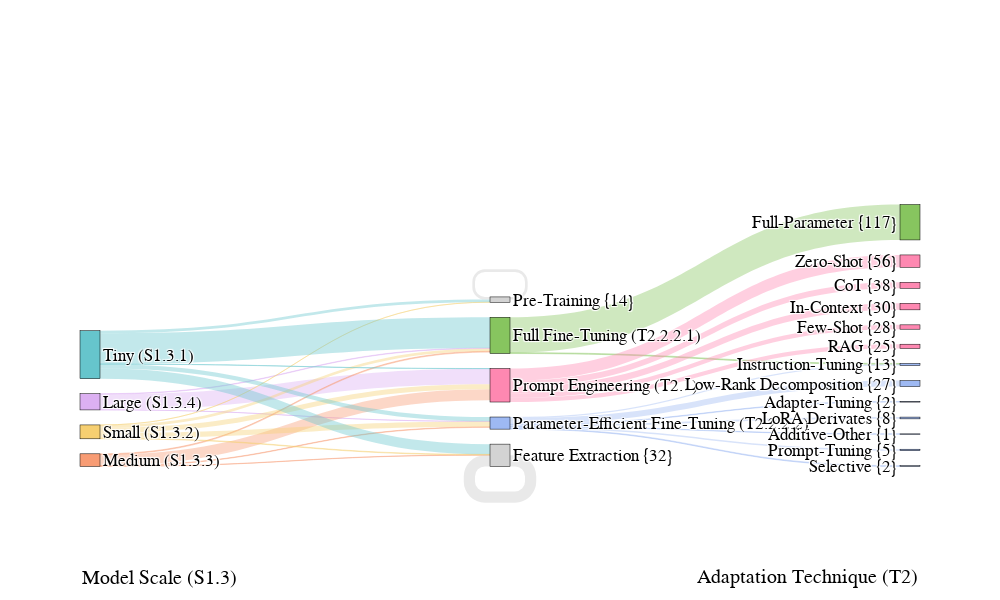

The notebook cell saved with this chart:
### Code cell
# sankey model & adaptation techniques
# ==========================================
df_models = pd.read_excel("taxonomy.xlsx", sheet_name="MODELS_ESTIMATED")
df_study_model = pd.read_excel("taxonomy.xlsx", sheet_name="STUDY_MODEL")
df_techniques = pd.read_excel("taxonomy.xlsx", sheet_name="STUDY_TECHNIQUE")


df_study_model['Adaptation'] = df_study_model['Adaptation'].astype(str).str.split(',')
df_study_model = df_study_model.explode('Adaptation')
df_study_model['Adaptation'] = df_study_model['Adaptation'].str.strip()

merged_models = pd.merge(
    df_study_model[['CitationKey', 'ModelKey', 'Adaptation']],
    df_models[['ModelKey', 'Scale']],
    on='ModelKey',
    how='left'
)

full_df = pd.merge(
    merged_models,
    df_techniques[['CitationKey', 'Prompt-Engineering', 'Training']],
    on='CitationKey',
    how='left'
)

# ==========================================
peft_keywords = ['Low-Rank Decomposition', 'LoRA Derivates', 'Adapter-Tuning', 'Selective', 'Additive-Other', 'Prompt-Tuning', 'Instruction-Tuning']
full_keywords = ['Full-Parameter Fine-Tuning', 'Instruction-Tuning']
prompt_keywords = ['CoT', 'Few-Shot', 'RAG', 'In-Context', 'Zero-Shot']
pre_keywords = ['Pre-Training']

def resolve_technique(row):
    adaptation = str(row['Adaptation']).upper().strip()
    
    if adaptation == 'PROMPT':
        val = str(row['Prompt-Engineering'])
        if val in ['nan', 'None', '']: return ["Unspecified Prompting"]
        tags = [x.strip() for x in val.split(',')]
        valid_tags = [t for t in tags if any(k.lower() in t.lower() for k in prompt_keywords)]
        return valid_tags if valid_tags else tags 

    train_val = str(row['Training'])
    if train_val in ['nan', 'None', '']: return ["Unspecified Training"]
    tags = [x.strip() for x in train_val.split(',')]
    relevant_techniques = []

    if adaptation == 'PEFT':
        for tag in tags:
            if any(k.lower() in tag.lower() for k in peft_keywords):
                relevant_techniques.append(tag)
        if not relevant_techniques: relevant_techniques.append("Other PEFT")

    elif adaptation == 'FULL':
        for tag in tags:
            if any(k.lower() in tag.lower() for k in full_keywords):
                relevant_techniques.append(tag)
        if not relevant_techniques: relevant_techniques.append("Other Fine-Tuning")
        
    elif adaptation == 'PRE':
         for tag in tags:
            if any(k.lower() in tag.lower() for k in pre_keywords):
                relevant_techniques.append(tag)
         if not relevant_techniques: relevant_techniques.append("Pre-Training")

    elif adaptation == 'FEATURE':
        return ["Feature Extraction"]

    return relevant_techniques

full_df['Specific_Techniques'] = full_df.apply(resolve_technique, axis=1)
sankey_df = full_df.explode('Specific_Techniques')
sankey_df = sankey_df.dropna(subset=['Specific_Techniques']) 
sankey_df = sankey_df[sankey_df['Specific_Techniques'] != ""] 


# ==========================================
def get_method_category(code):
    code = str(code).upper()
    if code == 'PROMPT': return "Prompt Engineering"
    if code == 'FULL': return "Fine-Tuning" 
    if code == 'PEFT': return "Parameter-Efficient Fine-Tuning"
    if code == 'PRE': return "Pre-Training"
    if code == 'FEATURE': return "Feature Extraction"
    return "Other"

sankey_df['Method_Category'] = sankey_df['Adaptation'].apply(get_method_category)
replace_map = {'Full-Parameter Fine-Tuning': 'Full-Parameter'}
sankey_df['Specific_Techniques'] = sankey_df['Specific_Techniques'].replace(replace_map)
sankey_df['Scale'] = sankey_df['Scale'].astype(str).str.strip().str.title()

# Weights
sankey_df['Study_Row_Count'] = sankey_df.groupby('CitationKey')['CitationKey'].transform('count')
sankey_df['Weight'] = 1 / sankey_df['Study_Row_Count']

# Unique Counts (Only needed for Level 2 now based on requirements)
unique_counts_lvl2 = sankey_df.groupby('Specific_Techniques')['CitationKey'].nunique()


# ==========================================
raw_to_display = {} 
scale_ids = {
    "Tiny": "S1.3.1",
    "Small": "S1.3.2",
    "Medium": "S1.3.3",
    "Large": "S1.3.4"
}
raw_lvl0 = ["Tiny", "Small", "Medium", "Large"]
lvl0_labels = []

for raw in raw_lvl0:
    if raw in sankey_df['Scale'].unique():
        tax_id = scale_ids.get(raw, "")
        # Format: "Tiny (S1.3.1)"
        final_label = f"{raw} ({tax_id})" if tax_id else raw
        lvl0_labels.append(final_label)
        raw_to_display[raw] = final_label

cat_ids = {
    "Feature Extraction": "T1",
    "Pre-Training": "T2.2.1",
    "Prompt Engineering": "T2.1",
    "Fine-Tuning": "T2.2.2.1",
    "Parameter-Efficient Fine-Tuning": "T2.2.2.2"
}
cat_display_names = {
    "Fine-Tuning": "Full Fine-Tuning"
}

raw_lvl1 = ["Fine-Tuning", "Parameter-Efficient Fine-Tuning", "Prompt Engineering", "Pre-Training", "Feature Extraction"]
lvl1_labels = []
existing_cats = sankey_df['Method_Category'].unique()

for raw in raw_lvl1:
    if raw in existing_cats:
        tax_id = cat_ids.get(raw, "")
        disp_name = cat_display_names.get(raw, raw)
        # Format: "Pre-Training (T2.2.1)"
        final_label = f"{disp_name} ({tax_id})" if tax_id else disp_name
        lvl1_labels.append(final_label)
        raw_to_display[raw] = final_label

# Specific Techniques
# Format: "LoRA {25}" 
raw_lvl2 = sorted(sankey_df['Specific_Techniques'].unique().tolist())
lvl2_labels = []
for raw in raw_lvl2:
    count = unique_counts_lvl2.get(raw, 0)
    # Using triple braces {{{ }}} to print literal braces in f-string
    final_label = f"{raw} {{{count}}}"
    lvl2_labels.append(final_label)
    raw_to_display[raw] = final_label

# Combine all
all_labels = lvl0_labels + lvl1_labels + lvl2_labels
label_map = {label: i for i, label in enumerate(all_labels)}


# ==========================================
palette = pc.qualitative.Pastel
grey_color = 'lightgrey'
grey_link = 'rgba(200, 200, 200, 0.4)'
grey_cats = ['Pre-Training', 'Feature Extraction', 'Other']

color_map = {}
palette_idx = 0

# A. Scales
for raw_name in raw_lvl0:
    if raw_name in raw_to_display:
        color_map[raw_name] = palette[palette_idx % len(palette)]
        palette_idx += 1

# B. Categories
for raw_name in raw_lvl1:
    if raw_name in raw_to_display:
        if raw_name in grey_cats:
            color_map[raw_name] = grey_color
        else:
            color_map[raw_name] = palette[palette_idx % len(palette)]
            palette_idx += 1

def hex_to_rgba(hex_code, opacity=0.4):
    if hex_code == 'lightgrey': return grey_link
    if hex_code.startswith('rgb'): return hex_code.replace(')', f', {opacity})').replace('rgb', 'rgba')
    h = hex_code.lstrip('#')
    rgb = tuple(int(h[i:i+2], 16) for i in (0, 2, 4))
    return f"rgba({rgb[0]}, {rgb[1]}, {rgb[2]}, {opacity})"


# ==========================================
source = []
target = []
value = []
colors = []

# --- Flow 1: Scale -> Category ---
flow1 = sankey_df.groupby(['Scale', 'Method_Category'])['Weight'].sum().reset_index()

for _, row in flow1.iterrows():
    scale_raw = row['Scale']
    cat_raw = row['Method_Category']
    
    src = raw_to_display.get(scale_raw)
    tgt = raw_to_display.get(cat_raw)
    
    if src in label_map and tgt in label_map:
        source.append(label_map[src])
        target.append(label_map[tgt])
        value.append(row['Weight'])
        
        # Color based on Scale raw name
        base_color = color_map.get(scale_raw, grey_color)
        colors.append(hex_to_rgba(base_color))

# --- Flow 2: Category -> Specific ---
flow2 = sankey_df.groupby(['Method_Category', 'Specific_Techniques'])['Weight'].sum().reset_index()

for _, row in flow2.iterrows():
    cat_raw = row['Method_Category']
    tech_raw = row['Specific_Techniques']
    
    src = raw_to_display.get(cat_raw)
    tgt = raw_to_display.get(tech_raw)
    
    if src in label_map and tgt in label_map:
        source.append(label_map[src])
        target.append(label_map[tgt])
        value.append(row['Weight'])
        
        # Color based on Category raw name
        base_color = color_map.get(cat_raw, grey_color)
        colors.append(hex_to_rgba(base_color))


# ==========================================
node_colors = []
# Map specific technique to its parent category raw name
tech_to_cat = pd.Series(sankey_df.Method_Category.values, index=sankey_df.Specific_Techniques).to_dict()

for l in all_labels:
    final_color = grey_color
    
    # Reverse lookup from raw_to_display
    raw_key = None
    for k, v in raw_to_display.items():
        if v == l:
            raw_key = k
            break
            
    if raw_key:
        # Case A: Scale or Category
        if raw_key in color_map:
            final_color = color_map[raw_key]
        # Case B: Specific Technique (Inherit)
        elif raw_key in tech_to_cat:
            parent_raw = tech_to_cat[raw_key]
            final_color = color_map.get(parent_raw, grey_color)
            
    node_colors.append(final_color)

# ==========================================
fig = go.Figure(data=[go.Sankey(
    arrangement="snap",
    node=dict(
        pad=15, thickness=20,
        line=dict(color="black", width=0.5),
        label=all_labels,
        color=node_colors,
        hovertemplate='<b>%{label}</b><br>Weighted Volume: %{value:.2f}<extra></extra>'
    ),
    link=dict(
        source=source, target=target, value=value, color=colors
    )
)])

fig.update_layout(
    # Global Font Settings (mimics plt.rcParams["font.family"] = "serif")
    font=dict(
        family="Times New Roman, serif", 
        size=17,  
        color="black"
    ),
    width=1000,
    height=600,
    margin=dict(b=60, t=40),
    
    annotations=[
        # Left Column Label
        dict(
            x=0,
            y=-0.1,
            xref="paper",
            yref="paper",
            text="Model Scale (S1.3)",
            showarrow=False,
            font=dict(size=20, color="black"), 
            align="center"
        ),
        # Right Column Label
        dict(
            x=1,
            y=-0.1,
            xref="paper",
            yref="paper",
            text="Adaptation Technique (T2)",
            showarrow=False,
            font=dict(size=20, color="black"),
            align="center"
        )
    ]
)

fig.show()

### Figure 1 — Plotly figure (JSON) as saved in the notebook; plotly's stock layout.template omitted (floating-point values rounded to 4 significant figures)
{"data": [{"arrangement": "snap", "link": {"color": ["rgba(220, 176, 242, 0.4)", "rgba(220, 176, 242, 0.4)", "rgba(220, 176, 242, 0.4)", "rgba(248, 156, 116, 0.4)", "rgba(248, 156, 116, 0.4)", "rgba(248, 156, 116, 0.4)", "rgba(248, 156, 116, 0.4)", "rgba(246, 207, 113, 0.4)", "rgba(246, 207, 113, 0.4)", "rgba(246, 207, 113, 0.4)", "rgba(246, 207, 113, 0.4)", "rgba(246, 207, 113, 0.4)", "rgba(102, 197, 204, 0.4)", "rgba(102, 197, 204, 0.4)", "rgba(102, 197, 204, 0.4)", "rgba(102, 197, 204, 0.4)", "rgba(102, 197, 204, 0.4)", "rgba(200, 200, 200, 0.4)", "rgba(135, 197, 95, 0.4)", "rgba(135, 197, 95, 0.4)", "rgba(158, 185, 243, 0.4)", "rgba(158, 185, 243, 0.4)", "rgba(158, 185, 243, 0.4)", "rgba(158, 185, 243, 0.4)", "rgba(158, 185, 243, 0.4)", "rgba(158, 185, 243, 0.4)", "rgba(158, 185, 243, 0.4)", "rgba(200, 200, 200, 0.4)", "rgba(254, 136, 177, 0.4)", "rgba(254, 136, 177, 0.4)", "rgba(254, 136, 177, 0.4)", "rgba(254, 136, 177, 0.4)", "rgba(254, 136, 177, 0.4)"], "source": [3, 3, 3, 2, 2, 2, 2, 1, 1, 1, 1, 1, 0, 0, 0, 0, 0, 12, 4, 4, 5, 5, 5, 5, 5, 5, 5, 19, 6, 6, 6, 6, 6], "target": [4, 5, 6, 12, 4, 5, 6, 12, 4, 5, 19, 6, 12, 4, 5, 19, 6, 12, 14, 16, 9, 10, 16, 17, 18, 20, 22, 19, 11, 13, 15, 21, 23], "value": [1.35, 0.2143, 42.96, 0.75, 2.25, 1.377, 30.22, 1.583, 7.536, 14.9, 0.3333, 13.76, 28, 84.49, 11.87, 7, 0.4167, 30.83, 97.22, 2.344, 1.5, 1, 3.488, 4.833, 16.45, 4, 2, 7.333, 16.54, 11.99, 17.95, 11.61, 33.91]}, "node": {"color": ["rgb(102, 197, 204)", "rgb(246, 207, 113)", "rgb(248, 156, 116)", "rgb(220, 176, 242)", "rgb(135, 197, 95)", "rgb(158, 185, 243)", "rgb(254, 136, 177)", "lightgrey", "lightgrey", "rgb(158, 185, 243)", "rgb(158, 185, 243)", "rgb(254, 136, 177)", "lightgrey", "rgb(254, 136, 177)", "rgb(135, 197, 95)", "rgb(254, 136, 177)", "rgb(158, 185, 243)", "rgb(158, 185, 243)", "rgb(158, 185, 243)", "lightgrey", "rgb(158, 185, 243)", "rgb(254, 136, 177)", "rgb(158, 185, 243)", "rgb(254, 136, 177)"], "hovertemplate": "<b>%{label}</b><br>Weighted Volume: %{value:.2f}<extra></extra>", "label": ["Tiny (S1.3.1)", "Small (S1.3.2)", "Medium (S1.3.3)", "Large (S1.3.4)", "Full Fine-Tuning (T2.2.2.1)", "Parameter-Efficient Fine-Tuning (T2.2.2.2)", "Prompt Engineering (T2.1)", "Pre-Training (T2.2.1)", "Feature Extraction (T1)", "Adapter-Tuning {2}", "Additive-Other {1}", "CoT {38}", "Feature Extraction {32}", "Few-Shot {28}", "Full-Parameter {117}", "In-Context {30}", "Instruction-Tuning {13}", "LoRA Derivates {8}", "Low-Rank Decomposition {27}", "Pre-Training {14}", "Prompt-Tuning {5}", "RAG {25}", "Selective {2}", "Zero-Shot {56}"], "line": {"color": "black", "width": 0.5}, "pad": 15, "thickness": 20}, "type": "sankey"}], "layout": {"annotations": [{"align": "center", "font": {"color": "black", "size": 20}, "showarrow": false, "text": "Model Scale (S1.3)", "x": 0, "xref": "paper", "y": -0.1, "yref": "paper"}, {"align": "center", "font": {"color": "black", "size": 20}, "showarrow": false, "text": "Adaptation Technique (T2)", "x": 1, "xref": "paper", "y": -0.1, "yref": "paper"}], "font": {"color": "black", "family": "Times New Roman, serif", "size": 17}, "height": 600, "margin": {"b": 60, "t": 40}, "width": 1000}}
